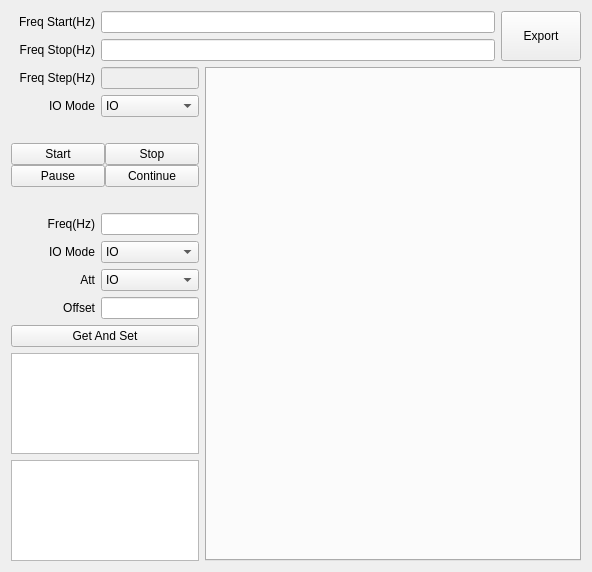
<?xml version="1.0" encoding="UTF-8"?>
<ui version="4.0">
 <class>QCalTXAttDlg</class>
 <widget class="QWidget" name="QCalTXAttDlg">
  <property name="geometry">
   <rect>
    <x>0</x>
    <y>0</y>
    <width>592</width>
    <height>572</height>
   </rect>
  </property>
  <property name="windowTitle">
   <string>Form</string>
  </property>
  <layout class="QVBoxLayout" name="verticalLayout_2" stretch="0,1">
   <item>
    <layout class="QHBoxLayout" name="horizontalLayout1" stretch="10,1">
     <item>
      <layout class="QVBoxLayout" name="verticalLayoutFreqStarStop">
       <item>
        <layout class="QHBoxLayout" name="horizontalLayoutFreqStar">
         <item>
          <widget class="QLabel" name="labelFreqStar">
           <property name="sizePolicy">
            <sizepolicy hsizetype="Fixed" vsizetype="Fixed">
             <horstretch>0</horstretch>
             <verstretch>0</verstretch>
            </sizepolicy>
           </property>
           <property name="minimumSize">
            <size>
             <width>84</width>
             <height>16</height>
            </size>
           </property>
           <property name="text">
            <string>Freq Start(Hz)</string>
           </property>
           <property name="alignment">
            <set>Qt::AlignRight|Qt::AlignTrailing|Qt::AlignVCenter</set>
           </property>
           <property name="buddy">
            <cstring>lineEditFreqStar</cstring>
           </property>
          </widget>
         </item>
         <item>
          <widget class="QLineEdit" name="lineEditFreqStar"/>
         </item>
        </layout>
       </item>
       <item>
        <layout class="QHBoxLayout" name="horizontalLayoutFreqStop">
         <item>
          <widget class="QLabel" name="labelFreqStop">
           <property name="sizePolicy">
            <sizepolicy hsizetype="Fixed" vsizetype="Fixed">
             <horstretch>0</horstretch>
             <verstretch>0</verstretch>
            </sizepolicy>
           </property>
           <property name="minimumSize">
            <size>
             <width>84</width>
             <height>16</height>
            </size>
           </property>
           <property name="text">
            <string>Freq Stop(Hz)</string>
           </property>
           <property name="alignment">
            <set>Qt::AlignRight|Qt::AlignTrailing|Qt::AlignVCenter</set>
           </property>
           <property name="buddy">
            <cstring>lineEditFreqStop</cstring>
           </property>
          </widget>
         </item>
         <item>
          <widget class="QLineEdit" name="lineEditFreqStop"/>
         </item>
        </layout>
       </item>
      </layout>
     </item>
     <item>
      <widget class="QPushButton" name="pushButtonExport">
       <property name="sizePolicy">
        <sizepolicy hsizetype="Expanding" vsizetype="Expanding">
         <horstretch>0</horstretch>
         <verstretch>0</verstretch>
        </sizepolicy>
       </property>
       <property name="text">
        <string>Export</string>
       </property>
      </widget>
     </item>
    </layout>
   </item>
   <item>
    <layout class="QHBoxLayout" name="horizontalLayout" stretch="1,10">
     <item>
      <layout class="QVBoxLayout" name="verticalLayout">
       <item>
        <layout class="QHBoxLayout" name="horizontalLayoutFreqStep">
         <item>
          <widget class="QLabel" name="labelFreqStep">
           <property name="sizePolicy">
            <sizepolicy hsizetype="Fixed" vsizetype="Fixed">
             <horstretch>0</horstretch>
             <verstretch>0</verstretch>
            </sizepolicy>
           </property>
           <property name="minimumSize">
            <size>
             <width>84</width>
             <height>16</height>
            </size>
           </property>
           <property name="text">
            <string>Freq Step(Hz)</string>
           </property>
           <property name="alignment">
            <set>Qt::AlignRight|Qt::AlignTrailing|Qt::AlignVCenter</set>
           </property>
           <property name="buddy">
            <cstring>lineEditFreqStep</cstring>
           </property>
          </widget>
         </item>
         <item>
          <widget class="QLineEdit" name="lineEditFreqStep">
           <property name="enabled">
            <bool>false</bool>
           </property>
           <property name="sizePolicy">
            <sizepolicy hsizetype="Expanding" vsizetype="Fixed">
             <horstretch>0</horstretch>
             <verstretch>0</verstretch>
            </sizepolicy>
           </property>
           <property name="readOnly">
            <bool>true</bool>
           </property>
          </widget>
         </item>
        </layout>
       </item>
       <item>
        <layout class="QHBoxLayout" name="horizontalLayoutRefMethod_2" stretch="0,0">
         <item>
          <widget class="QLabel" name="labelCalIOMode">
           <property name="sizePolicy">
            <sizepolicy hsizetype="Fixed" vsizetype="Fixed">
             <horstretch>0</horstretch>
             <verstretch>0</verstretch>
            </sizepolicy>
           </property>
           <property name="minimumSize">
            <size>
             <width>84</width>
             <height>16</height>
            </size>
           </property>
           <property name="text">
            <string>IO Mode</string>
           </property>
           <property name="alignment">
            <set>Qt::AlignRight|Qt::AlignTrailing|Qt::AlignVCenter</set>
           </property>
           <property name="buddy">
            <cstring>lineEditFreqStep</cstring>
           </property>
          </widget>
         </item>
         <item>
          <widget class="QComboBox" name="comboBoxCalIOMode">
           <item>
            <property name="text">
             <string>IO</string>
            </property>
           </item>
           <item>
            <property name="text">
             <string>OUTPUT</string>
            </property>
           </item>
           <item>
            <property name="text">
             <string>IO+OUTPUT</string>
            </property>
           </item>
          </widget>
         </item>
        </layout>
       </item>
       <item>
        <spacer name="verticalSpacer1">
         <property name="orientation">
          <enum>Qt::Vertical</enum>
         </property>
         <property name="sizeType">
          <enum>QSizePolicy::Fixed</enum>
         </property>
         <property name="sizeHint" stdset="0">
          <size>
           <width>20</width>
           <height>20</height>
          </size>
         </property>
        </spacer>
       </item>
       <item>
        <layout class="QHBoxLayout" name="horizontalLayoutThreadCtrl">
         <property name="spacing">
          <number>0</number>
         </property>
         <item>
          <layout class="QVBoxLayout" name="verticalLayoutStarPaus">
           <property name="spacing">
            <number>0</number>
           </property>
           <item>
            <widget class="QPushButton" name="pushButtonStar">
             <property name="sizePolicy">
              <sizepolicy hsizetype="Expanding" vsizetype="Fixed">
               <horstretch>0</horstretch>
               <verstretch>0</verstretch>
              </sizepolicy>
             </property>
             <property name="text">
              <string>Start</string>
             </property>
            </widget>
           </item>
           <item>
            <widget class="QPushButton" name="pushButtonPaus">
             <property name="sizePolicy">
              <sizepolicy hsizetype="Expanding" vsizetype="Fixed">
               <horstretch>0</horstretch>
               <verstretch>0</verstretch>
              </sizepolicy>
             </property>
             <property name="text">
              <string>Pause</string>
             </property>
            </widget>
           </item>
          </layout>
         </item>
         <item>
          <layout class="QVBoxLayout" name="verticalLayoutStopCont">
           <property name="spacing">
            <number>0</number>
           </property>
           <item>
            <widget class="QPushButton" name="pushButtonStop">
             <property name="sizePolicy">
              <sizepolicy hsizetype="Expanding" vsizetype="Fixed">
               <horstretch>0</horstretch>
               <verstretch>0</verstretch>
              </sizepolicy>
             </property>
             <property name="text">
              <string>Stop</string>
             </property>
            </widget>
           </item>
           <item>
            <widget class="QPushButton" name="pushButtonCont">
             <property name="sizePolicy">
              <sizepolicy hsizetype="Expanding" vsizetype="Fixed">
               <horstretch>0</horstretch>
               <verstretch>0</verstretch>
              </sizepolicy>
             </property>
             <property name="text">
              <string>Continue</string>
             </property>
            </widget>
           </item>
          </layout>
         </item>
        </layout>
       </item>
       <item>
        <spacer name="verticalSpacer2">
         <property name="orientation">
          <enum>Qt::Vertical</enum>
         </property>
         <property name="sizeType">
          <enum>QSizePolicy::Fixed</enum>
         </property>
         <property name="sizeHint" stdset="0">
          <size>
           <width>20</width>
           <height>20</height>
          </size>
         </property>
        </spacer>
       </item>
       <item>
        <layout class="QHBoxLayout" name="horizontalLayoutFreq">
         <item>
          <widget class="QLabel" name="labelFreq">
           <property name="sizePolicy">
            <sizepolicy hsizetype="Fixed" vsizetype="Fixed">
             <horstretch>0</horstretch>
             <verstretch>0</verstretch>
            </sizepolicy>
           </property>
           <property name="minimumSize">
            <size>
             <width>84</width>
             <height>16</height>
            </size>
           </property>
           <property name="text">
            <string>Freq(Hz)</string>
           </property>
           <property name="alignment">
            <set>Qt::AlignRight|Qt::AlignTrailing|Qt::AlignVCenter</set>
           </property>
           <property name="buddy">
            <cstring>lineEditFreq</cstring>
           </property>
          </widget>
         </item>
         <item>
          <widget class="QLineEdit" name="lineEditFreq">
           <property name="sizePolicy">
            <sizepolicy hsizetype="Expanding" vsizetype="Fixed">
             <horstretch>0</horstretch>
             <verstretch>0</verstretch>
            </sizepolicy>
           </property>
          </widget>
         </item>
        </layout>
       </item>
       <item>
        <layout class="QHBoxLayout" name="horizontalLayoutDC_Q_2">
         <item>
          <widget class="QLabel" name="labelIOMode">
           <property name="sizePolicy">
            <sizepolicy hsizetype="Fixed" vsizetype="Fixed">
             <horstretch>0</horstretch>
             <verstretch>0</verstretch>
            </sizepolicy>
           </property>
           <property name="minimumSize">
            <size>
             <width>84</width>
             <height>16</height>
            </size>
           </property>
           <property name="text">
            <string>IO Mode</string>
           </property>
           <property name="alignment">
            <set>Qt::AlignRight|Qt::AlignTrailing|Qt::AlignVCenter</set>
           </property>
          </widget>
         </item>
         <item>
          <widget class="QComboBox" name="comboBoxIOMode">
           <item>
            <property name="text">
             <string>IO</string>
            </property>
           </item>
           <item>
            <property name="text">
             <string>OUTPUT</string>
            </property>
           </item>
          </widget>
         </item>
        </layout>
       </item>
       <item>
        <layout class="QHBoxLayout" name="horizontalLayoutDC_I">
         <item>
          <widget class="QLabel" name="labelAtt">
           <property name="sizePolicy">
            <sizepolicy hsizetype="Fixed" vsizetype="Fixed">
             <horstretch>0</horstretch>
             <verstretch>0</verstretch>
            </sizepolicy>
           </property>
           <property name="minimumSize">
            <size>
             <width>84</width>
             <height>16</height>
            </size>
           </property>
           <property name="text">
            <string>Att</string>
           </property>
           <property name="alignment">
            <set>Qt::AlignRight|Qt::AlignTrailing|Qt::AlignVCenter</set>
           </property>
          </widget>
         </item>
         <item>
          <widget class="QComboBox" name="comboBoxAtt">
           <item>
            <property name="text">
             <string>IO</string>
            </property>
           </item>
           <item>
            <property name="text">
             <string>OUTPUT</string>
            </property>
           </item>
          </widget>
         </item>
        </layout>
       </item>
       <item>
        <layout class="QHBoxLayout" name="horizontalLayoutFreq_2">
         <item>
          <widget class="QLabel" name="labelOffset">
           <property name="sizePolicy">
            <sizepolicy hsizetype="Fixed" vsizetype="Fixed">
             <horstretch>0</horstretch>
             <verstretch>0</verstretch>
            </sizepolicy>
           </property>
           <property name="minimumSize">
            <size>
             <width>84</width>
             <height>16</height>
            </size>
           </property>
           <property name="text">
            <string>Offset</string>
           </property>
           <property name="alignment">
            <set>Qt::AlignRight|Qt::AlignTrailing|Qt::AlignVCenter</set>
           </property>
           <property name="buddy">
            <cstring>lineEditFreq</cstring>
           </property>
          </widget>
         </item>
         <item>
          <widget class="QLineEdit" name="lineEditOffset">
           <property name="sizePolicy">
            <sizepolicy hsizetype="Expanding" vsizetype="Fixed">
             <horstretch>0</horstretch>
             <verstretch>0</verstretch>
            </sizepolicy>
           </property>
          </widget>
         </item>
        </layout>
       </item>
       <item>
        <widget class="QPushButton" name="pushButtonGetSet">
         <property name="sizePolicy">
          <sizepolicy hsizetype="Expanding" vsizetype="Fixed">
           <horstretch>0</horstretch>
           <verstretch>0</verstretch>
          </sizepolicy>
         </property>
         <property name="text">
          <string>Get And Set</string>
         </property>
        </widget>
       </item>
       <item>
        <widget class="QTableView" name="tableViewAttOP"/>
       </item>
       <item>
        <widget class="QTableView" name="tableViewAttIO"/>
       </item>
      </layout>
     </item>
     <item>
      <widget class="QCalR1CTXAttTabWidget" name="tabWidget"/>
     </item>
    </layout>
   </item>
  </layout>
 </widget>
 <customwidgets>
  <customwidget>
   <class>QCalR1CTXAttTabWidget</class>
   <extends>QTabWidget</extends>
   <header>q_cal_tx_att_tabwidget.h</header>
   <container>1</container>
  </customwidget>
 </customwidgets>
 <resources/>
 <connections/>
</ui>
